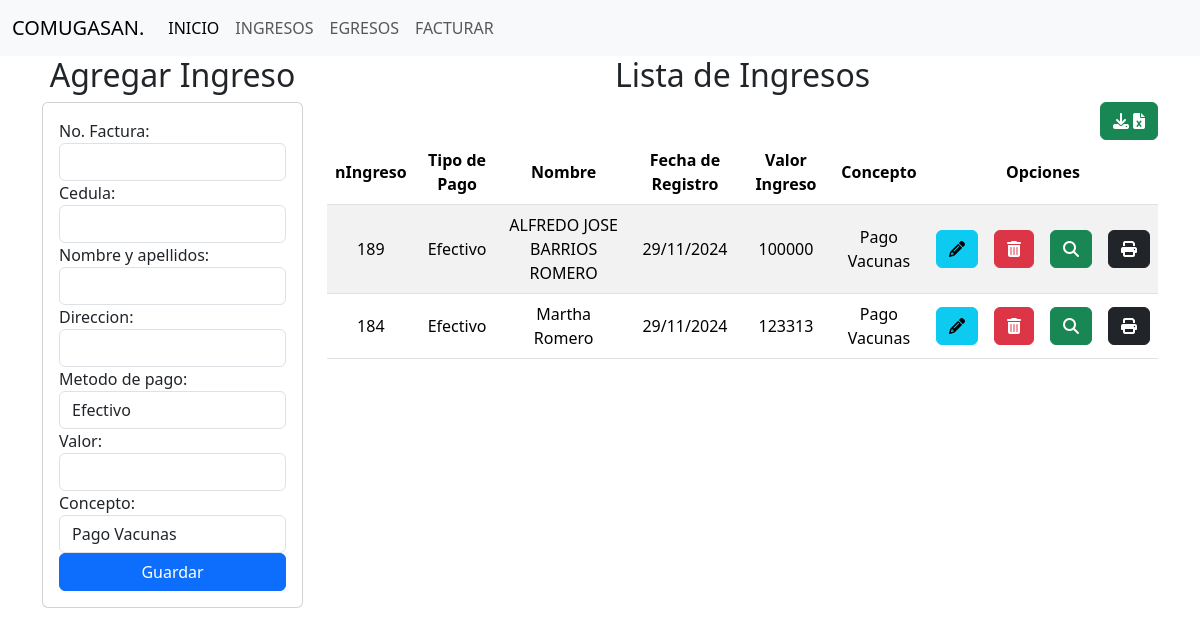
Before: / with the older database file.
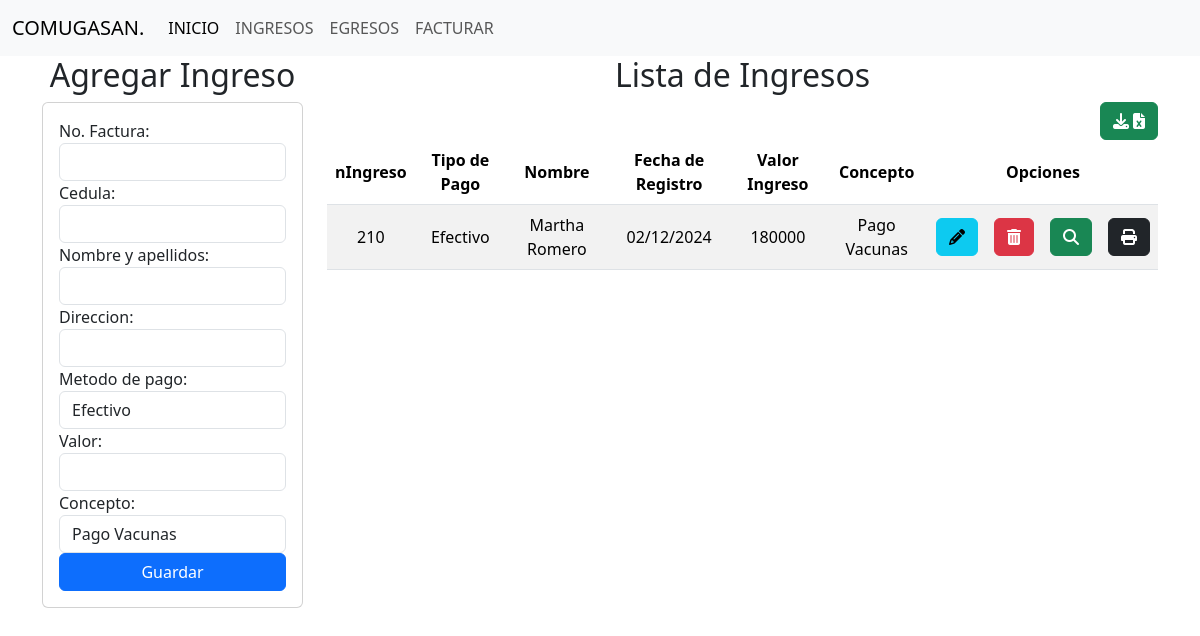
After: the same page with the newer database file.
### comite/models.py (models this page shows, shortened)
class Ingresos(models.Model):
    nIngreso = models.AutoField(primary_key=True)
    usuario = models.ForeignKey(Usuarios, on_delete=models.CASCADE,null=True)
    facturas = models.ForeignKey("Facturar", on_delete=models.CASCADE,null=True)
    tipo_pago = models.CharField(max_length=20)
    ciudad = models.CharField(max_length=100,default='San Juan Nepomuceno',editable=False)
    fecha = models.DateTimeField(auto_now_add=True,editable=False)
    valorIngreso = models.IntegerField(default=0,blank=True,null=True)
    concepto = models.CharField(max_length=200)

class Usuarios(models.Model):
    cedula = models.IntegerField(primary_key=True)
    nombre_completo = models.CharField(max_length=100)
    direccion = models.CharField(max_length=255)

### comite/views.py (the view)
# urls.py: path('', views.home),
def home(request):
    ingresos = Ingresos.objects.all()
    usuarios = Usuarios.objects.all()
    ingresos_invertidos = []
    for i in ingresos[::-1]:
        ingresos_invertidos.append(i)
    return render(request,"ingresos/ingresos.html",{"ingresos":ingresos_invertidos,"usuarios":usuarios})

### comite/templates/ingresos/ingresos.html (shortened to what this page needs)
{% extends "base.html" %}
{% block body %}
<div class="row">
    <div class=" col-sm-12 col-md-6 col-lg-3 col-xl-3">
        <h2 style="text-align: center;">Agregar Ingreso</h2>
        <div class="card">
            <div class="card-body">
                <form action="/registrarIngreso/" id="registro-form" method="POST">{% csrf_token %}
                    <div class="form-group">
                        <label>No. Factura:</label>
                        <input  class="form-control" type="text" id="factura" name="factura"   maxlength="20" >
                    </div>
                    <div class="form-group">
                        <label>Cedula:</label>
                        <input  class="form-control" type="text" id="cedula" name="cedula"   maxlength="20" required >
                    </div>
                    <div class="form-group">
                        <label>Nombre y apellidos:</label>
                        <input  class="form-control" type="text" id="nombre_completo" name="nombre_completo"   maxlength="100" required >
                    </div>
                    <div class="form-group">
                        <label>Direccion:</label>
                        <input  class="form-control" type="text" id="direccion" name="direccion"   maxlength="100" required>
                    </div>
                    <label for="tipo_pago">Metodo de pago:</label>
                    <select id="tipo_pago"  class="form-control" name="tipo_pago">
                        <option value="Efectivo">Efectivo</option>
                    </select>
                    <div class="form-group">
                        <label>Valor:</label>
                        <input  class="form-control" type="number" id="valorIngreso" name="valorIngreso"   maxlength="20" required >
                    </div>
                    <div>
                        <label for="concepto">Concepto:</label>
                        <select id="concepto" class="form-control"  name="concepto">
                            <option value="Pago Vacunas">Pago Vacunas</option>
                        </select>
                    </div>
                    <div class="form-group">
                        <button type="submit" class="btn btn-primary  w-100 text-white">Guardar</button>
                    </div>
                </form>
            </div>
        </div>
    </div>
    <div class=" col-sm-12 col-md-6 col-lg-9 col-xl-9">
        <h2 style="text-align: center;">Lista de Ingresos</h2>
        <div style="text-align: right;">
        <td><a href="/descargarExcelIngresos/" class="btn btn-success">  <i class="fa-solid fa-download">&nbsp;</i><i class="fa-solid fa-file-excel"> </i></i></></a></td>
        </div>
        <div class="table-responsive">
            <table class="table table-striped">
                <thead>
                    <tr>
                        <th>nIngreso</th>
                        <th>Tipo de Pago</th>
                        <th>Nombre</th>
                        <th>Fecha de Registro</th>
                        <th>Valor Ingreso</th>
                        <th>Concepto</th>
                        <th colspan="4">Opciones</th>
                    </tr>
                </thead>
                <tbody>
                    {% for items in ingresos %}
                    <tr>
                        <td>{{items.nIngreso}}</td>
                        <td>{{items.tipo_pago}}</td>
                        <td>{{items.usuario.nombre_completo}}</td>
                        <td>{{items.fecha|date:"d/m/Y"}}</td>
                        <td>{{items.valorIngreso}}</td>
                        <td>{{items.concepto}}</td>
                        <td><a href="edicionIngreso/{{items.nIngreso}}" class="btn btn-info"><i class="fa-solid fa-pencil"></i></a></td>
                        <td><a href="eliminacionIngreso/{{items.nIngreso}}" class="btn btn-danger btnEliminacion"> <i class="fa-solid fa-trash-can"></i></a></td>
                        <td><a href="detalleIngreso/{{items.nIngreso}}" class="btn btn-success"><i class="fa-solid fa-magnifying-glass"></i></a></td>
                        <td><a href="detallePDF/{{items.nIngreso}}" onclick="abrirPopup(event, 'detallePDF/{{items.nIngreso}}', 'Mi ventana emergente', 800, 1000)"  class="btn btn-dark"><i class="fa-solid fa-print"></i></i></i></a></td>
                    </tr>
                    {% endfor%}
                </tbody>
            </table>
        </div>
    </div>
</div>
{% endblock %}

### comite/templates/base.html (shortened to what this page needs)
<!DOCTYPE html>
<html lang="en">
<head>
        {% load static %}
    <link href="https://cdn.jsdelivr.net/npm/bootstrap@5.3.3/dist/css/bootstrap.min.css" rel="stylesheet">
    <link rel="stylesheet" href="https://cdnjs.cloudflare.com/ajax/libs/font-awesome/6.5.2/css/all.min.css"></link>
    <link rel="stylesheet" href="{%  static 'css/ingresos.css' %}">
    <link rel="stylesheet" href="{%  static 'css/facturar.css' %}">
</head>
<body>
    <nav class="navbar navbar-expand-lg bg-body-tertiary">
        <div class="container-fluid">
          <a class="navbar-brand" href="#">COMUGASAN.</a>
          <div class="collapse navbar-collapse" id="navbarSupportedContent">
            <ul class="navbar-nav me-auto mb-2 mb-lg-0">
              <li class="nav-item">
                <a class="nav-link active" aria-current="page" href="#">INICIO</a>
              </li>
              <li class="nav-item">
                <a class="nav-link" href="/">INGRESOS</a>
              </li>
              <li class="nav-item">
                <a class="nav-link" href="/egresos">EGRESOS</a>
              </li>
              <li class="nav-item">
                <a class="nav-link" href="/facturar">FACTURAR</a>
              </li>
            </ul>
          </div>
        </div>
      </nav>
      <div class="container">
        {% block body%}
        {% endblock%}
    </div>
</body>
</html>

### comite/static/css/ingresos.css (style rules this page uses)
th, td { text-align: center; vertical-align: middle; }

Changed rows visible on the page:
removed Ingresos: nIngreso "189", tipo_pago "Efectivo", usuario.nombre_completo "ALFREDO JOSE BARRIOS ROMERO", fecha "29/11/2024", valorIngreso "100000", concepto "Pago Vacunas"
removed Ingresos: nIngreso "184", tipo_pago "Efectivo", usuario.nombre_completo "Martha Romero", fecha "29/11/2024", valorIngreso "123313", concepto "Pago Vacunas"
added Ingresos: nIngreso "210", tipo_pago "Efectivo", usuario.nombre_completo "Martha Romero", fecha "02/12/2024", valorIngreso "180000", concepto "Pago Vacunas"
